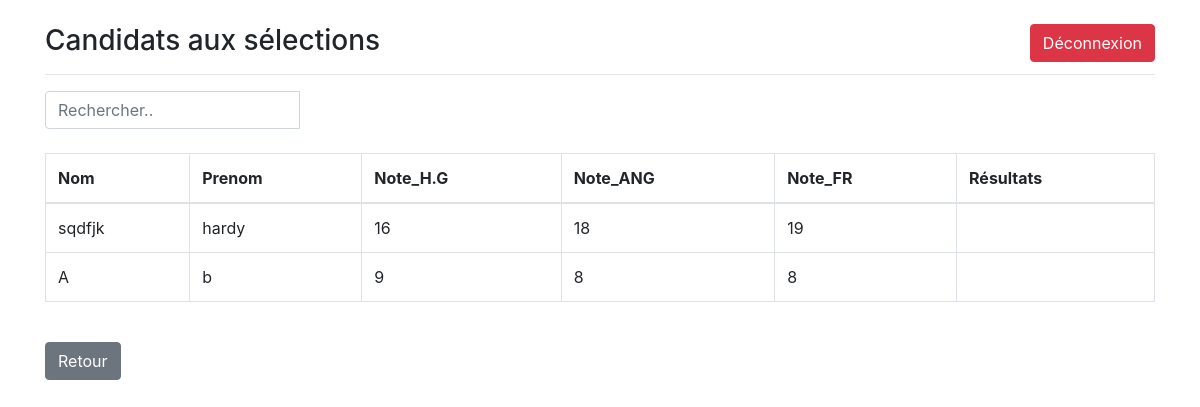
The page /selection/ on the database as committed earlier.
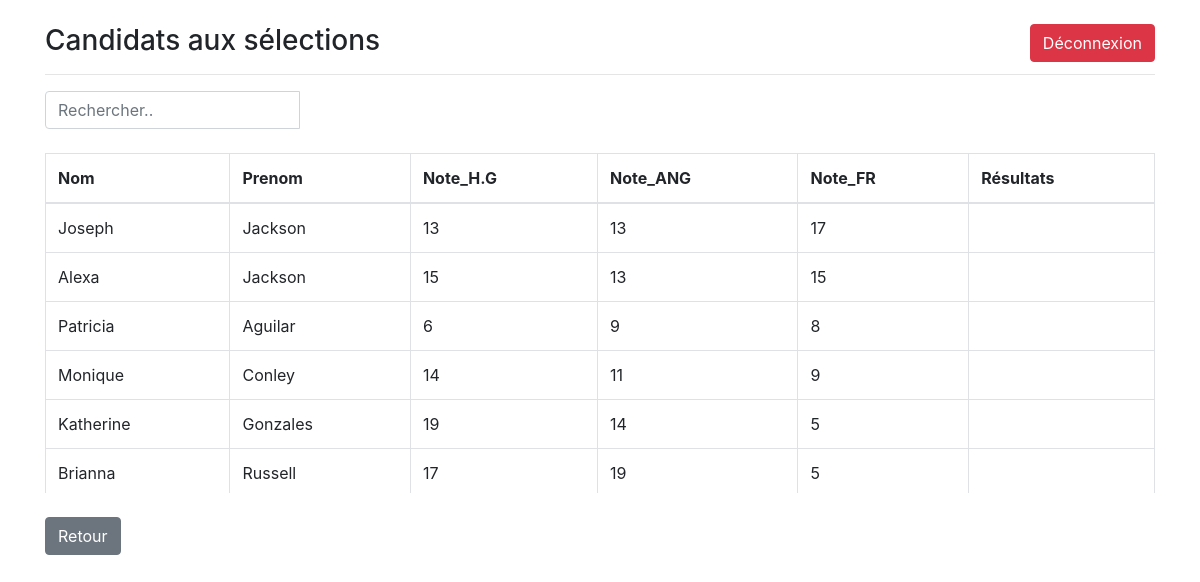
The same page on the database as committed later.
### CrudApp/models.py (models this page shows, shortened)
class Candidat(models.Model):
    Nom = models.CharField(max_length=50)
    Prenom = models.CharField(max_length=50)
    Note_HG = models.IntegerField(null=True)
    Note_ANG = models.IntegerField(null=True)
    Note_FR = models.IntegerField(null=True)
    Result = models.CharField(max_length=30, blank=True)

### CrudApp/views.py (the view)
# urls.py: path('selection/', views.selection, name='selection'),
def selection(request):
    Candidats = Candidat.objects.all()
    context = {
        'Candidats': Candidats,
    }
    return render(request,'selection.html',context)

### templates/selection.html (shortened to what this page needs)
{% load static %}
<!DOCTYPE html>
<html lang="en">
    <head>
        <link rel="stylesheet" href="{% static 'css/bootstrap.min.css' %}">
    </head>
    <body>
        <div class="container"><br><a class="btn btn-danger" href="{% url 'logout' %}" id="dec">Déconnexion</a>
            <h3>Candidats aux sélections</h3>
            <hr>
            <div class="row">
                <div class="col-md-3">
                    <div class="input-group">
                        <input class="form-control" id="myInput" type="text" placeholder="Rechercher.."><p>{{ nb }}</p>
                    </div>
                </div>
            </div>
            <br>
            <div class="pre-scrollable">
                <table class="table table-bordered table-hover">
                    <thead>
                        <tr>
                            <th>Nom</th>
                            <th>Prenom</th>
                            <th>Note_H.G</th>
                            <th>Note_ANG</th>
                            <th>Note_FR</th>
                            <th>Résultats</th>
                        </tr>
                    </thead>
                    <tbody id="myTable">
                        {% for Candt in Candidats %}
                        <tr>
                            <td>{{ Candt.Nom }}</td>
                            <td>{{ Candt.Prenom }}</td>
                            <td>{{ Candt.Note_HG }}</td>
                            <td>{{ Candt.Note_ANG }}</td>
                            <td>{{ Candt.Note_FR }}</td>
                            <td>{{ Candt.Result }}</td>
                        </tr>
                        {% endfor %}
                    </tbody>
                </table>
            </div><br>
            <a class="btn btn-secondary" href="/index">Retour</a>
        </div>
    </body>
</html>

Rows that differ between the two databases and show on the page:
removed Candidat: Nom "sqdfjk", Prenom "hardy", Note_HG "16", Note_ANG "18", Note_FR "19"
removed Candidat: Nom "A", Prenom "b", Note_HG "9", Note_ANG "8", Note_FR "8"
added Candidat: Nom "Joseph", Prenom "Jackson", Note_HG "13", Note_ANG "13", Note_FR "17"
added Candidat: Nom "Alexa", Prenom "Jackson", Note_HG "15", Note_ANG "13", Note_FR "15"
added Candidat: Nom "Patricia", Prenom "Aguilar", Note_HG "6", Note_ANG "9", Note_FR "8"
added Candidat: Nom "Monique", Prenom "Conley", Note_HG "14", Note_ANG "11", Note_FR "9"
added Candidat: Nom "Katherine", Prenom "Gonzales", Note_HG "19", Note_ANG "14", Note_FR "5"
added Candidat: Nom "Brianna", Prenom "Russell", Note_HG "17", Note_ANG "19", Note_FR "5"
